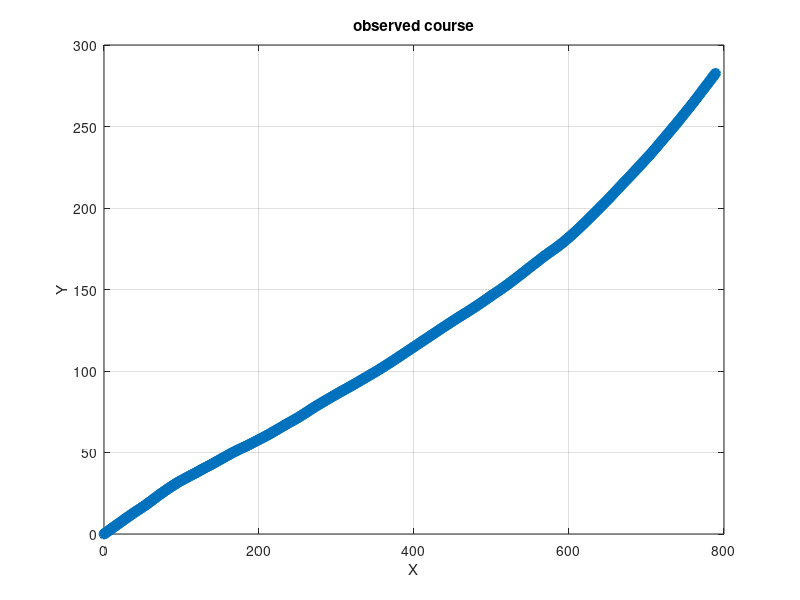
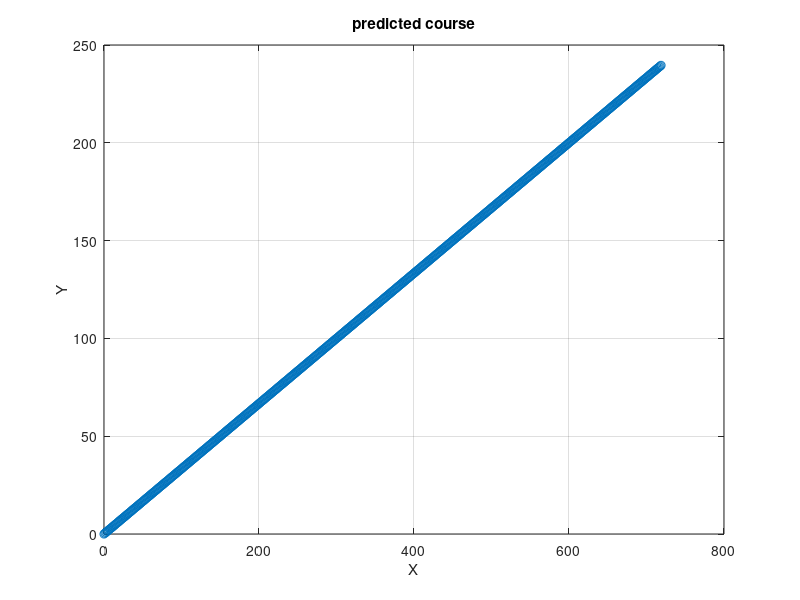
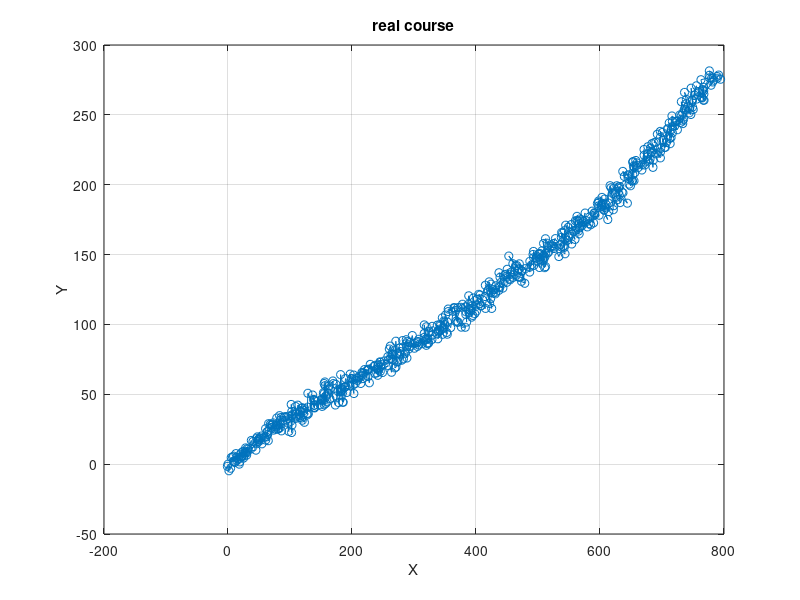
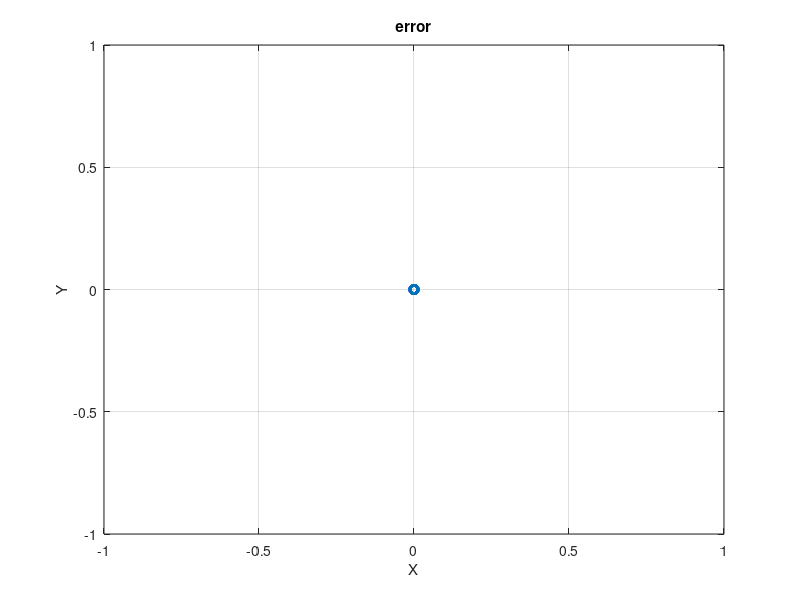

These charts were generated, in order, by the following MATLAB code: (Note: this script raises an error after producing the figures.)
close all; clc; clear;

%% data
delta_t = 0.1; % sec
sigma = 5; % meter per axis
sigma_a = 0.7; % meters / s ^ 2

%% section a: matrices
zeros4 = zeros(1, 4);
I = [1 0 0 0; 0 1 0 0; 0 0 1 0; 0 0 0 1];

F = [1 delta_t 0 0; 0 1 0 0; 0 0 1 delta_t; 0 0 0 1]; 
H = [1 0 0 0; zeros4; 0 0 1 0; zeros4];
Q = sigma_a ^ 2 .* [delta_t ^ 4 / 4, delta_t ^ 3 / 2, delta_t ^ 3 / 2, delta_t ^ 2; zeros4; zeros4; zeros4]; 
R = [sigma 0 0 0; 0 0 0 0; 0 0 sigma 0; 0 0 0 0] .^ 2;

%% section b: course simulation

num_of_steps = 600;
steps_per_sec = num_of_steps * delta_t;

observation = zeros(num_of_steps, 4); % x = [Px, Vx, Py, Vy].';

a_x = sigma_a * randn(length(observation) - 1, 1);
a_y = sigma_a * randn(length(observation) - 1, 1);

observation(:, 2) = 12;
observation(:, 4) = 4;

for step = 2:num_of_steps

    observation(step, 2) = observation(step - 1, 2) + a_x(step - 1) * delta_t;
    observation(step, 4) = observation(step - 1, 4) + a_y(step - 1) * delta_t;

    observation(step, 1) = observation(step - 1, 1) + observation(step - 1, 2) * delta_t;
    observation(step, 3) = observation(step - 1, 3) + observation(step - 1, 4) * delta_t;

    % % section g: loosing every 3rd sample
    % if mod(step, 3) == 0
    %     observation(step, :) = [0 0 0 0];
    % end

end

figure;
plot(observation(:,1), observation(:,3), '-o', 'LineWidth', 2, 'MarkerSize', 6);
title('observed course');   
xlabel('X');  
ylabel('Y');
grid on; 

noise_x = randn(length(observation) - 1, 1);
noise_y = randn(length(observation) - 1, 1);
observation(2:end, 1) = observation(2:end, 1) + sigma .* noise_x;
observation(2:end, 3) = observation(2:end, 3) + sigma .* noise_y;

%% section c: kalman filter

Xk_k = observation(1, 1:4).';
Pk_k = [0.5 0 0 0; 0.5 0 0 0; 0.5 0 0 0; 0.5 0 0 0].';
Vk = det(R) * randn(size(observation, 2), 1);
x = zeros(num_of_steps, 4); % x = [Px, Vx, Py, Vy].'
x(1, :) = Xk_k;
p = zeros(num_of_steps, 4); 
p(1, :) = Pk_k(1, :);

prediction = zeros(num_of_steps, 4);
Y = zeros(num_of_steps, 4);
Z = zeros(num_of_steps, 4);
NIS = zeros(num_of_steps - 1, 4);
NEES = zeros(num_of_steps, 4);

for step = 2:num_of_steps

% prediction
Xk_k1 = F * Xk_k;
Pk_k1 = F * Pk_k * F.' + Q;
prediction(step, :) = Xk_k1;

% update
Zk = H * Xk_k1 + Vk;
Z(step, :) = Zk;

yk = Zk - H * Xk_k1;
Y(step, :) = yk;

Sk = (H * Pk_k1).' * H.' + R;

NIS(step-1, :) = yk.' * (Sk \ yk);
NIS(isnan(NIS)) = 0;

e = Xk_k - Xk_k1;
NEES(step, :) = e.' * (Pk_k1 \ e);
NEES(isnan(NEES)) = 0;

Kk = (Pk_k1.' * H.') ./ Sk;
Kk(isnan(Kk)) = 0;

Xk_k = Xk_k1 + Kk * yk;

Pk_k = (I - (Kk * H)) * [Pk_k(1, :); zeros4; zeros4; zeros4];

x(step, :) = Xk_k;
p(step, :) = Pk_k(1, :);

end

result = (x .* p + observation .* (1 - p));

figure;
plot(prediction(:,1), prediction(:,3), '-o', 'LineWidth', 0.2, 'MarkerSize', 6);
title('predicted course');   
xlabel('X');  
ylabel('Y');
grid on;  

figure;
plot(result(:,1), result(:,3), '-o', 'LineWidth', 0.2, 'MarkerSize', 6);
title('real course');   
xlabel('X');  
ylabel('Y');
grid on; 

figure;
plot(Y(:,1), Y(:,3), '-o', 'LineWidth', 2, 'MarkerSize', 6);
title('error');   
xlabel('X');  
ylabel('Y');
grid on;  

%% section d: RMSE

RMSE_observation = rmse(observation(:, 1:2:end), x(:, 1:2:end), "all");
RMSE_prediction = rmse(prediction(:, 1:2:end), x(:, 1:2:end), "all");
RMSE_velosity = rmse(prediction(:, 2:2:end), x(:, 2:2:end), "all");

%% section e: NIS & NEES

% NIS
figure;
plot(NIS, 'b-', 'LineWidth', 1.5, 'Color', "r");
hold on;
plot(x, 'b-', 'LineWidth', 1.5); 
title('Normalized Innovation Squared (NIS)');
xlabel('Time Step');
ylabel('NIS');
grid on;
avg_NIS = [mean(NIS(:,1), "all") mean(NIS(:,3), "all")];

% NEES
figure;
plot(NEES, 'm-', 'LineWidth', 1.5, 'Color', "r");
hold on;
plot(x, 'b-', 'LineWidth', 1.5); 
title('Normalized Estimation Error Squared (NEES)');
xlabel('Time Step');
ylabel('NEES');
grid on;
avg_NEES = [mean(NEES(:,1), "all") mean(NEES(:,3), "all")];
